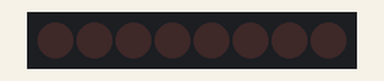
Bench run of a sketch on a simulated Arduino Uno, built with avr-gcc and run on an emulated ATmega328P. Parts: 8 shift-register outputs drawn as a row of LEDs (first output left, lit = HIGH). Wiring (inferred from the names in the program): shift register (74HC595): data pin 9; shift clock pin 11; latch pin 10. Wiring (inferred from the signals the program sends): row of LEDs: on Q0, Q1, Q2, Q3, Q4, Q5, Q6, Q7.

Above: at 0.5 s.
At 3.5 s:
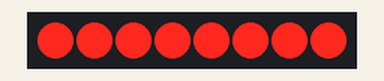
Timing chart, 0 to 4.6 s (numbered marks = the images above):
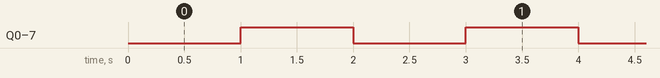

Measured:
- by itself, Q0–7: alternates HIGH for 1.0 s and LOW for 1.0 s

The sketch:

sketch_mar25a.ino
```cpp
int dataPin  = 9;   //Пин подключен к DS входу 74HC595
int latchPin = 10;  //Пин подключен к ST_CP входу 74HC595
int clockPin = 11;  //Пин подключен к SH_CP входу 74HC595

void setup() {
  //устанавливаем режим OUTPUT
  pinMode(latchPin, OUTPUT);
  pinMode(clockPin, OUTPUT);
  pinMode(dataPin, OUTPUT);


}

void loop() {

  digitalWrite(latchPin, LOW);                        // устанавливаем синхронизацию "защелки" на LOW
  shiftOut(dataPin, clockPin, LSBFIRST, B00000000);   // передаем последовательно на dataPin
  digitalWrite(latchPin, HIGH);                       //"защелкиваем" регистр, тем самым устанавливая значения на выходах
  delay(1000);

  digitalWrite(latchPin, LOW);                        // устанавливаем синхронизацию "защелки" на LOW
  shiftOut(dataPin, clockPin, LSBFIRST, B11111111);   // передаем последовательно на dataPin
  digitalWrite(latchPin, HIGH);                       //"защелкиваем" регистр, тем самым устанавливая значения на выходах
  delay(1000);
}
```
